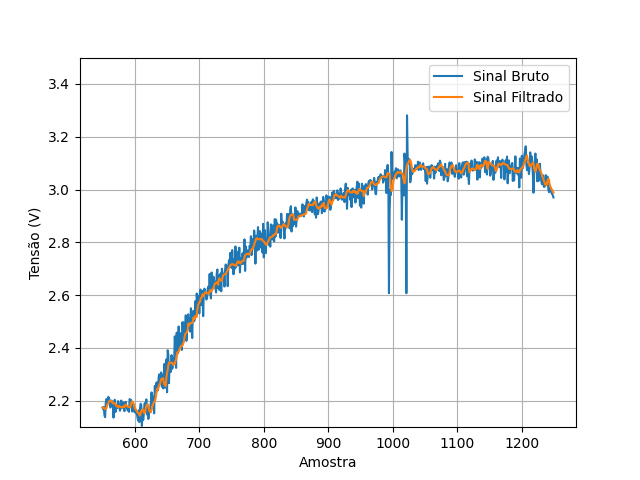

Python code for this plot:
import pandas as pd
import matplotlib.pyplot as plt


def main():
    df = pd.read_csv("validacao.txt")
    df.columns = df.columns.str.strip()
    k, u, y, y_hat = df["k"], df["u"], df["y"], df["y_hat"]
    k, u, y, y_hat = k[550:1250], u[550:1250], y[550:1250], y_hat[550:1250]

    plt.figure()
    plt.plot(k, y, label="Sinal Bruto")
    plt.plot(k, y_hat, label="Sinal Filtrado")
    plt.xlabel("Amostra")
    plt.ylabel("Tensão (V)")
    plt.ylim(2.1, 3.5)
    plt.legend()
    plt.grid()
    plt.savefig("validacao.png")


if __name__ == "__main__":
    main()
